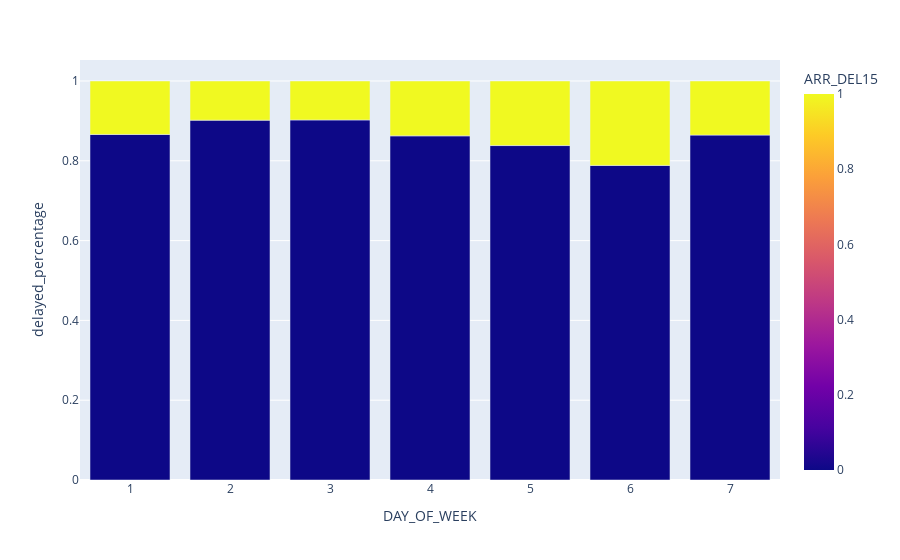

The notebook cell this image was saved under:
### Markdown cell above
Saturday is the day with most delays, should transform the column to Saturday indicator

### Code cell
import plotly.express as px
fig = px.bar(df_day_of_week, x='DAY_OF_WEEK', y='delayed_percentage', color='ARR_DEL15')
fig.show()

### Figure 1 — Plotly figure (JSON) as saved in the notebook; plotly's stock layout.template omitted (floating-point values rounded to 4 significant figures)
{"data": [{"alignmentgroup": "True", "hovertemplate": "DAY_OF_WEEK=%{x}<br>delayed_percentage=%{y}<br>ARR_DEL15=%{marker.color}<extra></extra>", "legendgroup": "", "marker": {"color": [0, 1, 0, 1, 0, 1, 0, 1, 0, 1, 0, 1, 0, 1], "coloraxis": "coloraxis", "pattern": {"shape": ""}}, "name": "", "offsetgroup": "", "orientation": "v", "showlegend": false, "textposition": "auto", "type": "bar", "x": [1, 1, 2, 2, 3, 3, 4, 4, 5, 5, 6, 6, 7, 7], "xaxis": "x", "y": [0.866, 0.134, 0.9019, 0.09814, 0.9023, 0.09766, 0.8625, 0.1375, 0.8382, 0.1618, 0.7884, 0.2116, 0.8644, 0.1356], "yaxis": "y"}], "layout": {"barmode": "relative", "coloraxis": {"colorbar": {"title": {"text": "ARR_DEL15"}}, "colorscale": [[0, "#0d0887"], [0.1111, "#46039f"], [0.2222, "#7201a8"], [0.3333, "#9c179e"], [0.4444, "#bd3786"], [0.5556, "#d8576b"], [0.6667, "#ed7953"], [0.7778, "#fb9f3a"], [0.8889, "#fdca26"], [1, "#f0f921"]]}, "legend": {"tracegroupgap": 0}, "margin": {"t": 60}, "xaxis": {"anchor": "y", "domain": [0, 1], "title": {"text": "DAY_OF_WEEK"}}, "yaxis": {"anchor": "x", "domain": [0, 1], "title": {"text": "delayed_percentage"}}}}
